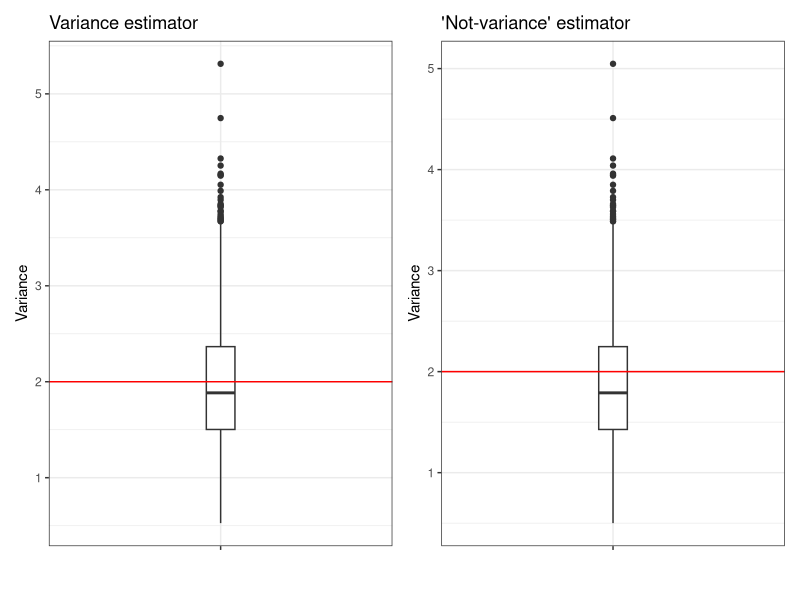
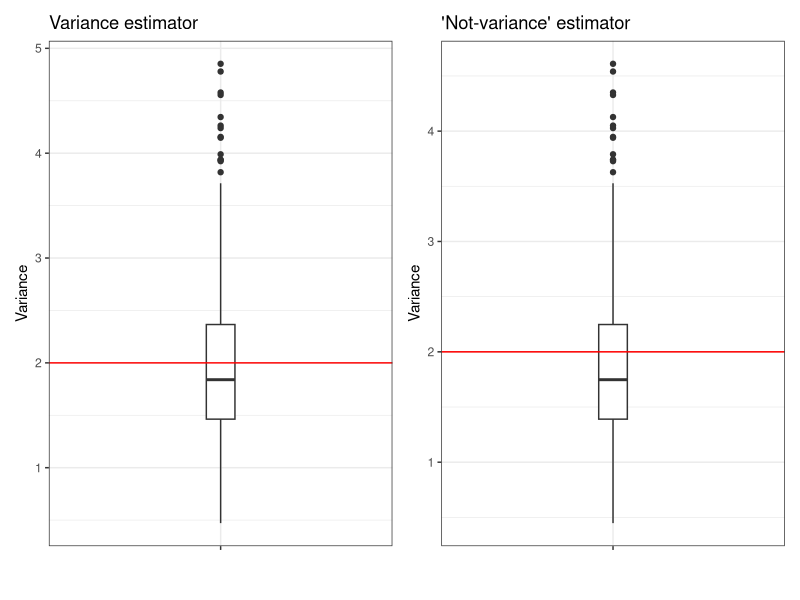
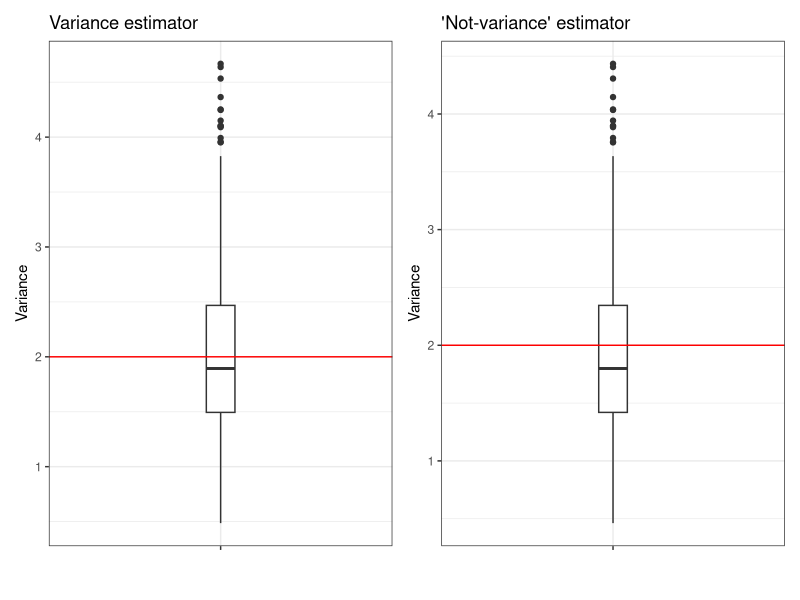
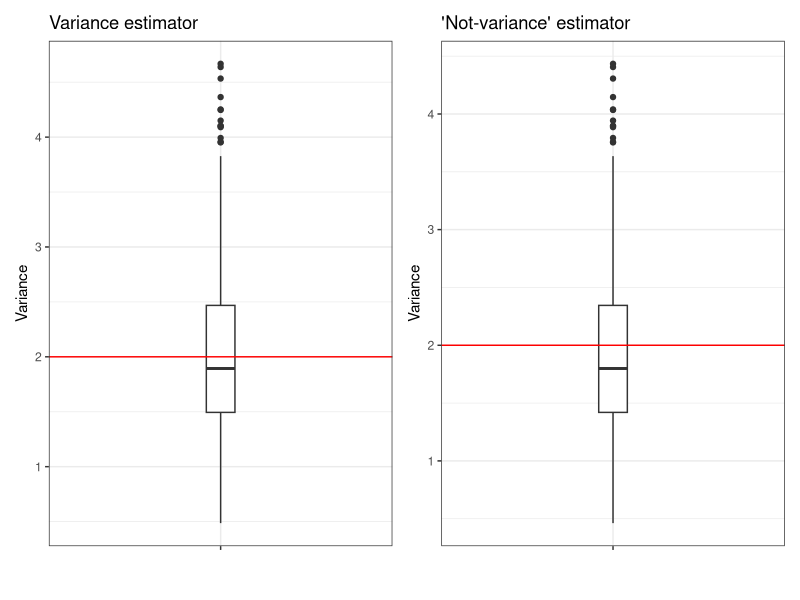

R code for these plots, in order:
## ---- chunk 1
#| echo: false

default_chunk_hook  <- knitr::knit_hooks$get("chunk")

latex_font_size <- c("Huge", "huge", "LARGE", "Large", 
                     "large", "normalsize", "small", 
                     "footnotesize", "scriptsize", "tiny")

knitr::knit_hooks$set(chunk = function(x, options) {
  x <- default_chunk_hook(x, options)
  if(options$size %in% latex_font_size) {
    paste0("\n \\", options$size, "\n\n", 
      x, 
      "\n\n \\normalsize"
    )
  } else {
    x
  }
})
## ---- chunk 2
#| label: load-packages
#| include: false
library(tidyverse)
library(patchwork)
## ---- chunk 3
set.seed(7272)
n = 20
n.sims=1000
# Poisson 
lambda = 2
results_p = tibble(var=numeric(n.sims), not_var=numeric(n.sims))
for(i in 1:n.sims){
  x = rpois(n, lambda)
 (results_p$var[i] = var(x) ) # variance
 (results_p$not_var[i] = (n-1)/n * var(x)) # the not variance - avg. squared dist from mean
}
means_p = tibble(var_mean = mean(results_p$var), not_var_mean = mean(results_p$not_var))

# Binomial
size = 50
p = (5-sqrt(21))/10
results_b = tibble(var=numeric(n.sims), not_var=numeric(n.sims))
for(i in 1:n.sims){
  x = rbinom(n, size, p)
 (results_b$var[i] = var(x) ) # variance
 (results_b$not_var[i] = (n-1)/n * var(x)) # the not variance - avg. squared dist from mean
}
means_b = tibble(var_mean = mean(results_b$var), not_var_mean = mean(results_b$not_var))

# Normal
mean = 0
sd = sqrt(2)
results_n = tibble(var=numeric(n.sims), not_var=numeric(n.sims))
for(i in 1:n.sims){
  x = rnorm(n, mean, sd)
 (results_n$var[i] = var(x) ) # variance
 (results_n$not_var[i] = (n-1)/n * var(x)) # the not variance - avg. squared dist from mean
}
means_n = tibble(var_mean = mean(results_n$var), not_var_mean = mean(results_n$not_var))

# Exponential
lambda = 1/sqrt(2)
results_e = tibble(var=numeric(n.sims), not_var=numeric(n.sims))
for(i in 1:n.sims){
  x = rexp(n, lambda)
 (results_e$var[i] = var(x) ) # variance
 (results_e$not_var[i] = (n-1)/n * var(x)) # the "not" variance - avg. squared dist from mean
}
means_e = tibble(var_mean = mean(results_e$var), not_var_mean = mean(results_e$not_var))

## ---- chunk 4
# biases
bias_b = tibble(varbias = mean(results_b$var) - 2, notvarbias=mean(results_b$not_var) - 2)
bias_p = tibble(varbias = mean(results_p$var) - 2, notvarbias=mean(results_p$not_var) - 2)
bias_n = tibble(varbias = mean(results_n$var) - 2, notvarbias=mean(results_n$not_var) - 2)
bias_e = tibble(varbias = mean(results_e$var) - 2, notvarbias=mean(results_e$not_var) - 2)

# precisions
precision_b = tibble(var_prec = 1/var(results_b$var), notvar_prec = 1/var(results_b$not_var))
precision_p = tibble(var_prec = 1/var(results_p$var), notvar_prec = 1/var(results_p$not_var))
precision_n = tibble(var_prec = 1/var(results_n$var), notvar_prec = 1/var(results_n$not_var))
precision_e = tibble(var_prec = 1/var(results_e$var), notvar_prec = 1/var(results_e$not_var))

# MSE
mse_b = tibble(var_mse = (bias_b$varbias)^2 + var(results_b$var),
var_notmse = bias_b$notvarbias)^2 + var(results_b$not_var)

mse_p = tibble(var_mse = (bias_p$varbias)^2 + var(results_p$var),
var_notmse = bias_p$notvarbias)^2 + var(results_p$not_var)

mse_n = tibble(var_mse = (bias_n$varbias)^2 + var(results_n$var),
var_notmse = (bias_n$notvarbias)^2 + var(results_n$not_var))

mse_e = tibble(var_mse = (bias_e$varbias)^2 + var(results_e$var),
var_notmse = (bias_e$notvarbias)^2 + var(results_e$not_var))


# combining all calculated values into a tibble for each distrib
combined_p = bind_cols(mse_p, bias_p, precision_p, means_p)
combined_b = bind_cols(mse_b, bias_b, precision_b, means_b)
combined_e = bind_cols(mse_e, bias_e, precision_e, means_e)
combined_n = bind_cols(mse_n, bias_n, precision_n, means_n)

all_dists = bind_rows(combined_p, combined_b, combined_n, combined_e) |>
  add_column(Distribution = c("Poisson", "Binomial", "Normal", "Exponential"), .before = 1)
## ---- chunk 5
#| label: tbl-dists-compared
#| tbl-cap: "Different properties of the distributions"
#| tbl-align: "center"
#| size: scriptsize
all_dists |> 
  knitr::kable(digits = 2)
## ---- chunk 6
poisson_var = ggplot(results_p) +
    geom_boxplot(aes(x="", y = var), width=.1) +
    geom_hline(yintercept = 2, color = "red") +
    theme_bw() + 
    labs(x = "", y="Variance", title = "Variance estimator")

poisson_notvar = ggplot(results_p) +
    geom_boxplot(aes(x="", y = not_var), width=.1) +
    geom_hline(yintercept = 2, color = "red") +
    theme_bw() + 
    labs(x = "", y="Variance", title = "'Not-variance' estimator")
## ---- chunk 7
#| label: fig-box-poisson-results
#| fig-cap: "Boxplots comparing the variances of the two estimators for variance, with data from the Poisson distribution"
#| fig-width: 5
#| fig-height: 3
#| scale: "80%"
#| fig-align: "center"
#| size: scriptsize
poisson_var + poisson_notvar
## ---- chunk 8
binom_var = ggplot(results_b) +
    geom_boxplot(aes(x="", y = var), width=.1) +
    geom_hline(yintercept = 2, color = "red") +
    theme_bw() + 
    labs(x = "", y="Variance", title = "Variance estimator")

binom_notvar = ggplot(results_b) +
    geom_boxplot(aes(x="", y = not_var), width=.1) +
    geom_hline(yintercept = 2, color = "red") +
    theme_bw() + 
    labs(x = "", y="Variance", title = "'Not-variance' estimator")
## ---- chunk 9
#| label: fig-box-binom-results
#| fig-cap: "Boxplots comparing the variances of the two estimators for variance, with data from the Binomial distribution"
#| fig-width: 5
#| fig-height: 3
#| scale: "80%"
#| fig-align: "center"
#| size: scriptsize
binom_var + binom_notvar
## ---- chunk 10
norm_var = ggplot(results_n) +
    geom_boxplot(aes(x="", y = var), width=.1) +
    geom_hline(yintercept = 2, color = "red") +
    theme_bw() + 
    labs(x = "", y="Variance", title = "Variance estimator")

norm_notvar = ggplot(results_n) +
    geom_boxplot(aes(x="", y = not_var), width=.1) +
    geom_hline(yintercept = 2, color = "red") +
    theme_bw() + 
    labs(x = "", y="Variance", title = "'Not-variance' estimator")
## ---- chunk 11
#| label: fig-box-norm-results
#| fig-cap: "Boxplots comparing the variances of the two estimators for variance, with data from the Normal distribution"
#| fig-width: 5
#| fig-height: 3
#| scale: "80%"
#| fig-align: "center"
#| size: scriptsize
norm_var + norm_notvar
## ---- chunk 12
exp_var = ggplot(results_n) +
    geom_boxplot(aes(x="", y = var), width=.1) +
    geom_hline(yintercept = 2, color = "red") +
    theme_bw() + 
    labs(x = "", y="Variance", title = "Variance estimator")

exp_notvar = ggplot(results_n) +
    geom_boxplot(aes(x="", y = not_var), width=.1) +
    geom_hline(yintercept = 2, color = "red") +
    theme_bw() + 
    labs(x = "", y="Variance", title = "'Not-variance' estimator")
## ---- chunk 13
#| label: fig-box-exp-results
#| fig-cap: "Boxplots comparing the variances of the two estimators for variance, with data from the Exponential distribution"
#| fig-width: 5
#| fig-height: 3
#| scale: "80%"
#| fig-align: "center"
#| size: scriptsize
exp_var + exp_notvar
